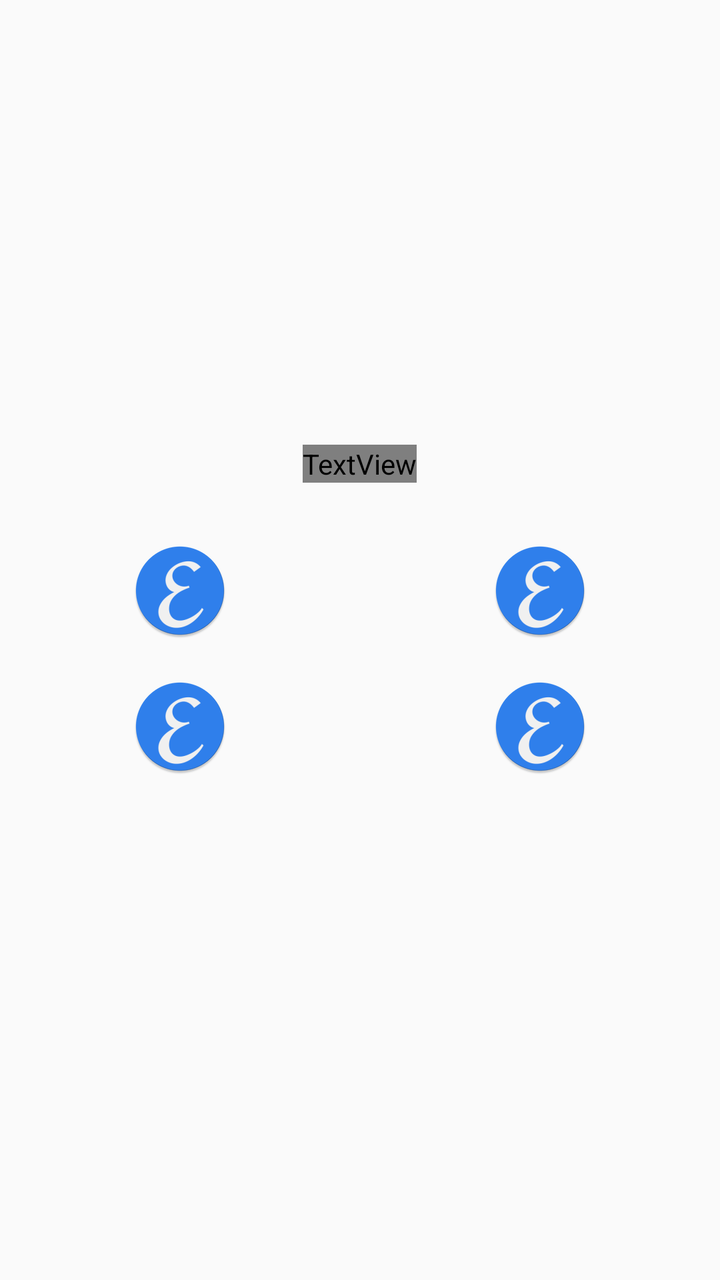
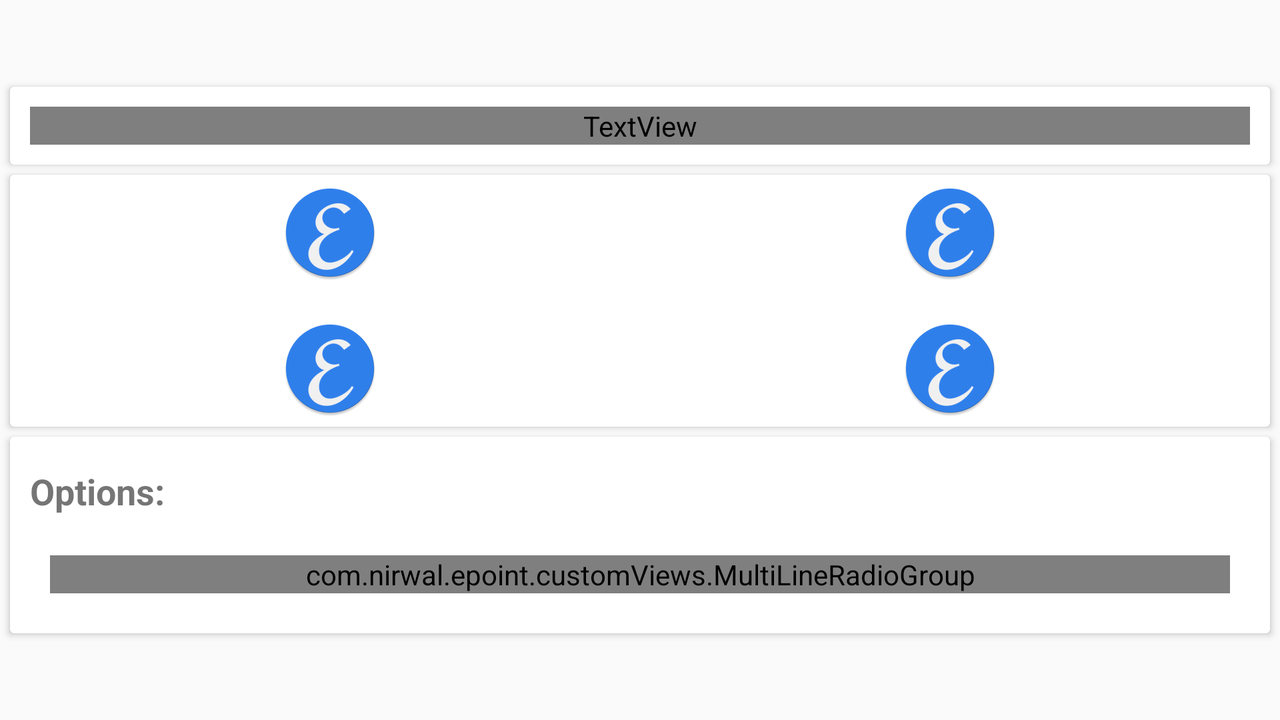

An Android layout and its configuration variant, each rendered on a device that would load it. The default file and the variant file are quoted in full after the pictures.
<!-- AndroidManifest.xml: application theme AppTheme -->
<!-- res/layout/paper_fragment.xml -->
<LinearLayout xmlns:android="http://schemas.android.com/apk/res/android"
    xmlns:app="http://schemas.android.com/apk/res-auto"
    xmlns:tools="http://schemas.android.com/tools"
    android:id="@+id/frameLayout"
    android:layout_width="match_parent"
    android:layout_height="match_parent"
    android:orientation="vertical"
    android:gravity="center"
    tools:context="com.nirwal.epoint.fragments.PaperFragment">

    <TextView
        android:id="@+id/exam_question_txt1"
        android:layout_width="wrap_content"
        android:layout_height="wrap_content"
        app:fontFamily="@font/courgette_regular"
        style="@style/Paper.question"
        android:layout_margin="10dp" />

    <RelativeLayout android:id="@+id/imageRelativelayout"
        android:layout_width="match_parent"
        android:layout_height="wrap_content">
        <LinearLayout
            android:id="@+id/liner1"
            android:layout_width="match_parent"
            android:layout_height="wrap_content"
            android:layout_marginTop="20dp">
            <ImageView
                android:id="@+id/imageView3"
                android:layout_width="wrap_content"
                android:layout_height="wrap_content"
                android:src="@mipmap/ic_launcher_round"
                android:layout_weight="1"/>

            <ImageView
                android:id="@+id/imageView5"
                android:layout_width="wrap_content"
                android:layout_height="wrap_content"
                android:src="@mipmap/ic_launcher_round"
                android:layout_weight="1"/>
        </LinearLayout>

        <LinearLayout android:id="@+id/liner2"
            android:layout_width="match_parent"
            android:layout_height="wrap_content"
            android:layout_below="@id/liner1"
            android:layout_marginTop="20dp">
            <ImageView
                android:id="@+id/imageView6"
                android:layout_width="wrap_content"
                android:layout_height="wrap_content"
                android:src="@mipmap/ic_launcher_round"
                android:layout_weight="1"/>

            <ImageView
                android:id="@+id/imageView7"
                android:layout_width="wrap_content"
                android:layout_height="wrap_content"
                android:layout_weight="1"
                android:src="@mipmap/ic_launcher_round" />
        </LinearLayout>

    </RelativeLayout>

    <RadioGroup
        android:id="@+id/radioGroup"
        android:layout_height="wrap_content"
        android:layout_width="match_parent"
        android:layout_margin="20dp">


    </RadioGroup>




</LinearLayout>
<!-- resources referenced by this layout -->
<resources>
  <!-- mipmap ic_launcher_round: png bitmap (mipmap-hdpi, 3777 bytes) -->
  <style name="Paper.question">
          <item name="android:textSize">22sp</item>
      </style>
  <!-- from res/values-v21/ -->
  <style name="AppTheme" parent="Theme.AppCompat.Light.NoActionBar">
          
          <item name="colorPrimary">@color/colorPrimary</item>
          <item name="colorPrimaryDark">@color/colorPrimaryDark</item>
          <item name="colorAccent">@color/colorAccent</item>
  
          
          
          <item name="android:textColorPrimary">@color/colorTextPrimary</item>
          <item name="android:textColorSecondary">@color/colorTextSecondary</item>
          <item name="android:colorForeground">@android:color/tertiary_text_light</item>
          <item name="android:navigationBarColor">@color/colorPrimaryDark</item>
      </style>
  <color name="colorPrimary">#33A3E3</color>
  <color name="colorPrimaryDark">#2F80ED</color>
  <color name="colorAccent">#FF4081</color>
</resources>
<!-- res/layout-land/paper_fragment.xml (the repository's variant of the layout above) -->
<!-- drawn on the phone turned sideways -->
<RelativeLayout xmlns:android="http://schemas.android.com/apk/res/android"
    xmlns:app="http://schemas.android.com/apk/res-auto"
    xmlns:tools="http://schemas.android.com/tools"
    android:id="@+id/frameLayout"
    android:layout_width="match_parent"
    android:layout_height="match_parent"
    android:orientation="vertical"
    tools:context="com.nirwal.epoint.fragments.PaperFragment">


    <ScrollView
        android:layout_width="match_parent"
        android:layout_height="wrap_content"
        android:layout_centerVertical="true">

        <LinearLayout
            android:layout_width="match_parent"
            android:layout_height="wrap_content"
            android:orientation="vertical">
            <android.support.v7.widget.CardView
                android:layout_width="match_parent"
                android:layout_height="wrap_content"
                android:layout_marginTop="5dp"
                android:layout_marginLeft="5dp"
                android:layout_marginRight="5dp"
                android:layout_marginStart="5dp"
                android:layout_marginEnd="5dp"
                android:padding="5dp">
                <TextView
                    android:id="@+id/exam_question_txt1"
                    style="@style/Paper.question"
                    android:layout_width="match_parent"
                    android:layout_height="wrap_content"
                    android:layout_margin="10dp"
                    app:fontFamily="@font/courgette_regular" />
            </android.support.v7.widget.CardView>

            <android.support.v7.widget.CardView
                android:layout_width="match_parent"
                android:layout_height="wrap_content"
                android:layout_marginTop="5dp"
                android:layout_marginLeft="5dp"
                android:layout_marginRight="5dp"
                android:layout_marginStart="5dp"
                android:layout_marginEnd="5dp">


                <RelativeLayout android:id="@+id/imageRelativelayout"
                    android:layout_width="match_parent"
                    android:layout_height="wrap_content"
                    android:layout_margin="5dp">
                    <LinearLayout
                        android:id="@+id/liner1"
                        android:layout_width="match_parent"
                        android:layout_height="wrap_content">
                        <ImageView
                            android:id="@+id/imageView3"
                            android:layout_width="wrap_content"
                            android:layout_height="wrap_content"
                            android:src="@mipmap/ic_launcher_round"
                            android:layout_weight="1"/>

                        <ImageView
                            android:id="@+id/imageView5"
                            android:layout_width="wrap_content"
                            android:layout_height="wrap_content"
                            android:src="@mipmap/ic_launcher_round"
                            android:layout_weight="1"/>
                    </LinearLayout>

                    <LinearLayout android:id="@+id/liner2"
                        android:layout_width="match_parent"
                        android:layout_height="wrap_content"
                        android:layout_below="@id/liner1"
                        android:layout_marginTop="20dp">
                        <ImageView
                            android:id="@+id/imageView6"
                            android:layout_width="wrap_content"
                            android:layout_height="wrap_content"
                            android:src="@mipmap/ic_launcher_round"
                            android:layout_weight="1"/>

                        <ImageView
                            android:id="@+id/imageView7"
                            android:layout_width="wrap_content"
                            android:layout_height="wrap_content"
                            android:layout_weight="1"
                            android:src="@mipmap/ic_launcher_round" />
                    </LinearLayout>

                </RelativeLayout>
            </android.support.v7.widget.CardView>

            <android.support.v7.widget.CardView
                android:layout_width="match_parent"
                android:layout_height="wrap_content"
                android:layout_margin="5dp">

                <LinearLayout
                    android:layout_width="match_parent"
                    android:layout_height="wrap_content"
                    android:orientation="vertical">
                    <TextView
                        android:layout_width="match_parent"
                        android:layout_height="wrap_content"
                        android:text="Options:"
                        android:layout_marginLeft="10dp"
                        android:layout_marginStart="10dp"
                        android:layout_marginTop="15dp"

                        android:textSize="18sp"
                        android:textStyle="bold"/>

                    <com.nirwal.epoint.customViews.MultiLineRadioGroup
                        android:id="@+id/radioGroup"
                        android:layout_height="wrap_content"
                        android:layout_width="match_parent"
                        android:orientation="horizontal"
                        android:layout_margin="20dp" />
                </LinearLayout>

            </android.support.v7.widget.CardView>
            <LinearLayout
                android:layout_width="match_parent"
                android:layout_height="wrap_content"
                android:orientation="vertical">

                <android.support.constraint.ConstraintLayout
                    android:id="@+id/paper_answer_area"
                    android:layout_width="match_parent"
                    android:layout_height="match_parent"
                    android:visibility="gone">

                    <TextView
                        android:id="@+id/textView2"
                        android:layout_width="wrap_content"
                        android:layout_height="wrap_content"
                        android:layout_marginBottom="8dp"
                        android:layout_marginLeft="16dp"
                        android:layout_marginStart="16dp"
                        android:layout_marginTop="12dp"
                        android:text="@string/answer"
                        app:layout_constraintBottom_toBottomOf="parent"
                        app:layout_constraintStart_toStartOf="parent"
                        app:layout_constraintTop_toTopOf="parent"
                        app:layout_constraintVertical_bias="0.333" />

                    <TextView
                        android:id="@+id/paper_answer_txt"
                        android:layout_width="wrap_content"
                        android:layout_height="wrap_content"
                        android:layout_marginLeft="20dp"
                        android:layout_marginStart="20dp"
                        app:layout_constraintBottom_toBottomOf="parent"
                        app:layout_constraintStart_toEndOf="@+id/textView2"
                        app:layout_constraintTop_toTopOf="parent" />
                </android.support.constraint.ConstraintLayout>
            </LinearLayout>

        </LinearLayout>
    </ScrollView>

</RelativeLayout>
<!-- resources referenced by the variant -->
<!-- as the phone turned sideways resolves them -->
<resources>
  <!-- mipmap ic_launcher_round: png bitmap (mipmap-hdpi, 3777 bytes) -->
  <string name="answer">Answer :</string>
  <style name="Paper.question">
          <item name="android:textSize">22sp</item>
      </style>
  <!-- from res/values-v21/ -->
  <style name="AppTheme" parent="Theme.AppCompat.Light.NoActionBar">
          
          <item name="colorPrimary">@color/colorPrimary</item>
          <item name="colorPrimaryDark">@color/colorPrimaryDark</item>
          <item name="colorAccent">@color/colorAccent</item>
  
          
          
          <item name="android:textColorPrimary">@color/colorTextPrimary</item>
          <item name="android:textColorSecondary">@color/colorTextSecondary</item>
          <item name="android:colorForeground">@android:color/tertiary_text_light</item>
          <item name="android:navigationBarColor">@color/colorPrimaryDark</item>
      </style>
  <color name="colorPrimary">#33A3E3</color>
  <color name="colorPrimaryDark">#2F80ED</color>
  <color name="colorAccent">#FF4081</color>
</resources>
